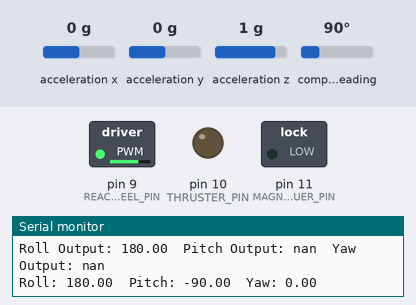
Bench run of a sketch on a simulated Arduino Uno, built with avr-gcc and run on an emulated ATmega328P. On the bench: switched loads named in the sketch (green lamp = pin HIGH), output pins drawn as LEDs (lit = HIGH), the last lines printed to the serial monitor. Dashed ring = blinking. The inputs (shaded band) are chosen by the test bench; at power-on: acceleration y 0 g, acceleration z 1 g, acceleration x 0 g, compass heading 90°.

Above: at 1.2 s.
1.3 s: acceleration y set to 0.4 g
At 2.62 s:
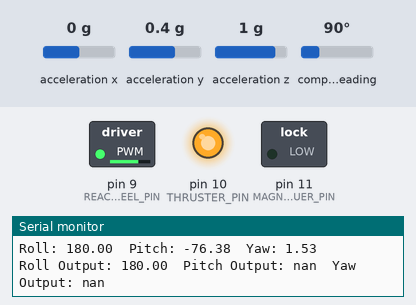
4.3 s: acceleration y set to -0.1 g
At 4.7 s:
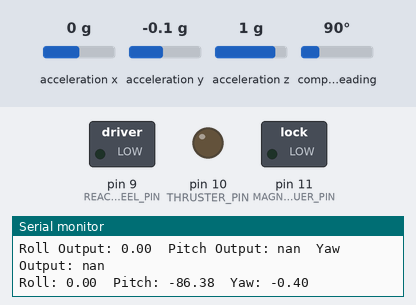
7.3 s: acceleration z set to 0.5 g
10.3 s: acceleration z set to 0.2 g
At 10.6 s:
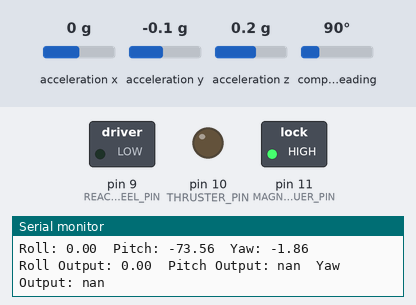
13.3 s: acceleration x set to 0.8 g
At 14.9 s:
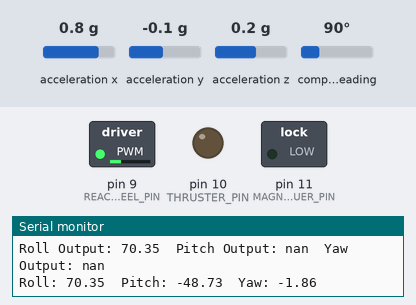
16.3 s: acceleration y set to 0.1 g
At 17.59 s:
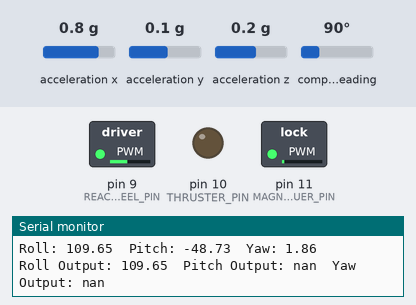
Timing chart, 0 to 20.3 s (numbered marks = the images above; inputs shaded):
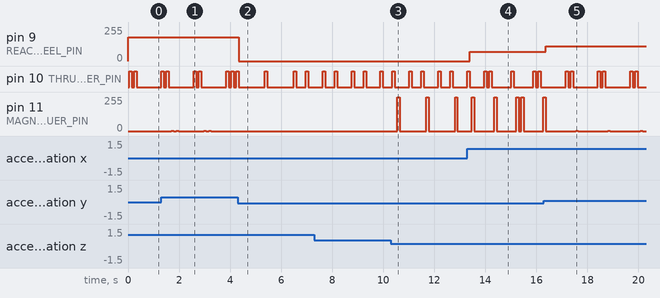

Measured:
- the behaviour switches between 0.2 and 0.3 g on acceleration y (found by bisection; images 0 and 1)
- the behaviour switches between 0.4 and 0.3 g on acceleration z (found by bisection; images 2 and 3)
- after the input at 1.3 s, pin 11 (MAGNETORQUER_PIN): 0/255 → 1/255 after 0.40 s, → 0/255 0.10 s later, → 1/255 0.10 s later, → 0/255 0.10 s later, … (8 changes in this stretch)
- after the input at 4.3 s, pin 9 (REACTION_WHEEL_PIN): 180/255 → 0/255 at once; pin 11 (MAGNETORQUER_PIN): stops changing and stays 0/255
- after the input at 10.3 s, pin 11 (MAGNETORQUER_PIN): alternates 255/255 for 0.10 s and 0/255 for 1.0 s, starting after 0.25 s
- after the input at 13.3 s, pin 9 (REACTION_WHEEL_PIN): 0/255 → 70/255 after 0.08 s
- after the input at 16.3 s, pin 9 (REACTION_WHEEL_PIN): 70/255 → 109/255 after 0.08 s
- by itself, pin 10 (THRUSTER_PIN): repeats every 1.3 s: LOW 0.10 s, HIGH 0.10 s, LOW 0.97 s, HIGH 0.10 s

The sketch:

attitude_control.ino
```cpp
#include <Wire.h>  // Include Wire library for I2C communication
#include <Adafruit_Sensor.h>
#include <Adafruit_BNO055.h>  // Include BNO055 sensor library

#define GYRO_SENSITIVITY 0.07 // Gyroscope sensitivity in deg/s/LSB
#define ACCEL_SENSITIVITY 0.000061 // Accelerometer sensitivity in m/s^2/LSB

// Pin definitions for actuators
#define REACTION_WHEEL_PIN 9  // Example pin for reaction wheel control
#define THRUSTER_PIN 10        // Example pin for thruster control
#define MAGNETORQUER_PIN 11    // Example pin for magnetorquer control

// Define PID constants for roll, pitch, and yaw axes
#define ROLL_KP 1.0
#define ROLL_KI 0.0
#define ROLL_KD 0.0
#define PITCH_KP 1.0
#define PITCH_KI 0.0
#define PITCH_KD 0.0
#define YAW_KP 1.0
#define YAW_KI 0.0
#define YAW_KD 0.0

// Target angles for roll, pitch, and yaw axes (in degrees)
float target_roll = 0.0;
float target_pitch = 0.0;
float target_yaw = 0.0;

// Variables for storing sensor data
float gyro_x, gyro_y, gyro_z; // Gyroscope readings in deg/s
float accel_x, accel_y, accel_z; // Accelerometer readings in m/s^2

// Variables for PID controller
float roll_error, roll_integral, roll_derivative;
float pitch_error, pitch_integral, pitch_derivative;
float yaw_error, yaw_integral, yaw_derivative;
float roll_output, pitch_output, yaw_output;
unsigned long last_time = 0;

// Initialize BNO055 sensor
Adafruit_BNO055 bno = Adafruit_BNO055();

// PID controller function for roll axis
float pid_controller(float error, float *integral, float *prev_error, float Kp, float Ki, float Kd) {
    unsigned long current_time = millis();
    float dt = (current_time - last_time) / 1000.0; // Calculate time difference since last iteration
    last_time = current_time;

    // Calculate integral and derivative terms
    *integral += error * dt;
    float derivative = (error - *prev_error) / dt;

    // Calculate PID output
    float output = Kp * error + Ki * (*integral) + Kd * derivative;

    // Update previous error for next iteration
    *prev_error = error;

    return output;
}

void setup() {
    Serial.begin(9600);
    Wire.begin();
    bno.begin();

    // Initialize actuators
    pinMode(REACTION_WHEEL_PIN, OUTPUT);
    pinMode(THRUSTER_PIN, OUTPUT);
    pinMode(MAGNETORQUER_PIN, OUTPUT);
}

void loop() {
    // Read sensor data
    sensors_event_t event;
    bno.getEvent(&event);

    gyro_x = event.gyro.x * GYRO_SENSITIVITY;
    gyro_y = event.gyro.y * GYRO_SENSITIVITY;
    gyro_z = event.gyro.z * GYRO_SENSITIVITY;

    accel_x = event.acceleration.x * ACCEL_SENSITIVITY;
    accel_y = event.acceleration.y * ACCEL_SENSITIVITY;
    accel_z = event.acceleration.z * ACCEL_SENSITIVITY;

    // Calculate errors for PID controllers
    roll_error = target_roll - atan2(-accel_y, accel_z) * 180 / PI;
    pitch_error = target_pitch - atan2(accel_x, sqrt(accel_y * accel_y + accel_z * accel_z)) * 180 / PI;
    yaw_error = target_yaw - gyro_z;

    // Apply PID control
    roll_output = pid_controller(roll_error, &roll_integral, &roll_derivative, ROLL_KP, ROLL_KI, ROLL_KD);
    pitch_output = pid_controller(pitch_error, &pitch_integral, &pitch_derivative, PITCH_KP, PITCH_KI, PITCH_KD);
    yaw_output = pid_controller(yaw_error, &yaw_integral, &yaw_derivative, YAW_KP, YAW_KI, YAW_KD);

    // Actuate the spacecraft using the PID outputs
    // Example: apply the outputs to control actuators
    analogWrite(REACTION_WHEEL_PIN, roll_output);
    analogWrite(THRUSTER_PIN, pitch_output);
    analogWrite(MAGNETORQUER_PIN, yaw_output);

    // Print sensor data and PID outputs
    Serial.print("Roll: "); Serial.print(roll_error); Serial.print("\t");
    Serial.print("Pitch: "); Serial.print(pitch_error); Serial.print("\t");
    Serial.print("Yaw: "); Serial.println(yaw_error);

    Serial.print("Roll Output: "); Serial.print(roll_output); Serial.print("\t");
    Serial.print("Pitch Output: "); Serial.print(pitch_output); Serial.print("\t");
    Serial.print("Yaw Output: "); Serial.println(yaw_output);

    delay(10); // Delay to control loop rate
}
```
